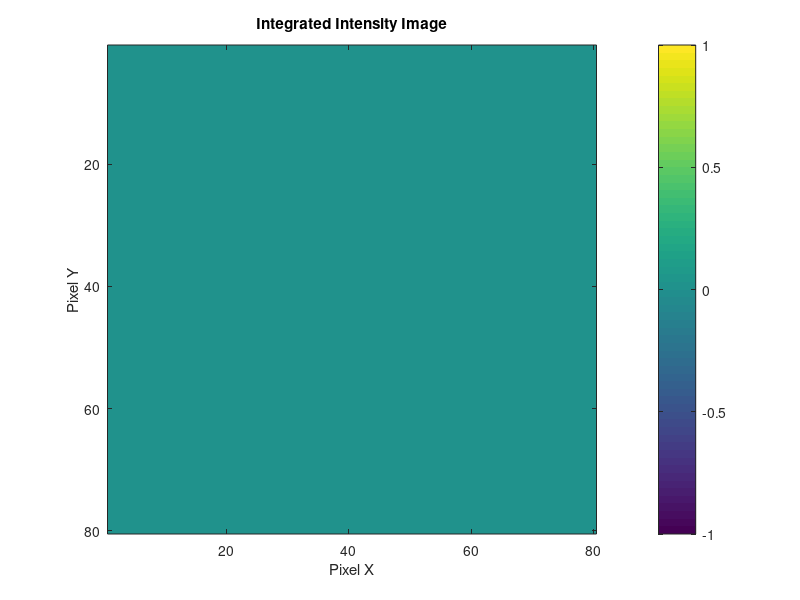

Write MATLAB code to recreate this figure. (Note: this script raises an error after producing the figure.)

clear; clc; close all;

dataFolder = 'C:\Users\padra\Desktop\MATLABMcXtrace';

Nx = 80;
Ny = 80;
numBins = 750;

pixelSize = 0.25e-3;    
f = 0.1;                
A = 0.4;
phi_deg = 3.92;
phi = deg2rad(phi_deg);

exposureTime = 300;       

Emin = 1;
Emax = 130;
energy = linspace(Emin, Emax, numBins);

% Preallocating 3D Data Cube
detectorCube = zeros(Nx, Ny, numBins);

% Loading .epsd files
disp('Loading EPSD files into 3D cube...');

for k = 1:numBins

    fileIndex = k - 1;
    filename = fullfile(dataFolder, sprintf('HEXITEC.epsd_%03d', fileIndex));

    if exist(filename, 'file')

        data = readmatrix(filename, 'FileType', 'text', 'CommentStyle', '#');

        [rows, cols] = size(data);

        if rows == 3*Nx
            intensityData = data(1:Nx, :);
        elseif rows == Nx
            intensityData = data;
        else
            error('Unexpected EPSD dimensions in %s: %d x %d', filename, rows, cols);
        end

        detectorCube(:,:,k) = intensityData;

    else
        warning('Missing file: %s', filename);
    end
end

disp('All files loaded.');
disp(['Cube size: ', mat2str(size(detectorCube))]);

% Generation of Total Intensity Image

totalImage = sum(detectorCube, 3);

figure;
imagesc(totalImage);
axis image;
colorbar;
title('Integrated Intensity Image');
xlabel('Pixel X');
ylabel('Pixel Y');

% Creation of Detector Coordinates

x = ((1:Nx) - (Nx+1)/2) * pixelSize;
y = ((1:Ny) - (Ny+1)/2) * pixelSize;

[X, Y] = meshgrid(x, y);

R = sqrt(X.^2 + Y.^2);

% Sample Distance, z = A * r / (r + f * tan(phi))

zMap = (A .* R) ./ (R + f * tan(phi));

%Scattering Angle 

twothetaMap = (atan(R ./ f) + phi);   % radians
twothetaMap(twothetaMap <= 0) = NaN;

% d-spacing AND z bin axes

% d-spacing axis (Å)
dMin = 0.5;
dMax = 6.0;
numDBins = 150;
dAxis = linspace(dMin, dMax, numDBins);

% z axis (m)
zMin = min(zMap(:));
zMax = max(zMap(:));
numZBins = 100;
zAxis = linspace(zMin, zMax, numZBins);
zAxis_mm = zAxis * 1e3;

% Accumulating Intensity into (d, z) space

intensity_dz = zeros(numDBins, numZBins);

disp('Generating d-spacing vs sample distance (z) map...');

for k = 1:numBins

    E = energy(k);                     % keV
    slice = detectorCube(:,:,k);

    dMap = 6.2 ./ (E .* sin(twothetaMap));

    % Flatten
    dVals = dMap(:);
    zVals = zMap(:);
    iVals = slice(:);

    % Valid values only
    valid = isfinite(dVals) & isfinite(zVals) & iVals > 0;

    dVals = dVals(valid);
    zVals = zVals(valid);
    iVals = iVals(valid);

    % Bin indices
    dIdx = discretize(dVals, dAxis);
    zIdx = discretize(zVals, zAxis);

    % Accumulate intensity
    for n = 1:length(iVals)
        if ~isnan(dIdx(n)) && ~isnan(zIdx(n))
            intensity_dz(dIdx(n), zIdx(n)) = ...
                intensity_dz(dIdx(n), zIdx(n)) + iVals(n);
        end
    end
end

disp('d–z intensity map completed.');

% d-Spacing vs Sample Distance HeatMap

figure;
imagesc(zAxis_mm, dAxis, intensity_dz);
set(gca, 'YDir', 'normal');
colorbar;

xlabel('Sample distance z (mm)');
xlim([50 200]);

ylabel('d-spacing (Å)');
title('d-spacing vs Sample Distance (z) Intensity Map');

% Selection of Ring Radii

disp('Please select TWO points on the diffraction rings in the image.');

figure; 
imagesc(totalImage); 
axis image; 
colorbar;
title('Click TWO points on the diffraction rings');

% ginput returns [x, y] coordinates of mouse clicks in axes units
[clickX, clickY] = ginput(2);

% Convert clicked pixel coordinates to distances from image center
centerX = (Nx+1)/2;
centerY = (Ny+1)/2;

ringRadius1 = sqrt((clickX(1)-centerX)^2 + (clickY(1)-centerY)^2) * pixelSize;
ringRadius2 = sqrt((clickX(2)-centerX)^2 + (clickY(2)-centerY)^2) * pixelSize;

disp(['Selected ring radii: ', num2str(ringRadius1), ' m and ', num2str(ringRadius2), ' m']);

tolerance = 0.001;

ringMask1 = (R > ringRadius1 - tolerance) & (R < ringRadius1 + tolerance);
ringMask2 = (R > ringRadius2 - tolerance) & (R < ringRadius2 + tolerance);

% Integrate Intensity vs Energy for Each Ring

intensity1 = zeros(1, numBins);
intensity2 = zeros(1, numBins);

for k = 1:numBins
    imageSlice = detectorCube(:,:,k);
    intensity1(k) = sum(imageSlice(ringMask1));
    intensity2(k) = sum(imageSlice(ringMask2));
end

% Counts per second

cps1 = intensity1 / exposureTime;
cps2 = intensity2 / exposureTime;

% Calculation of d-spacing

twoTheta1 = atan(ringRadius1 / f) + phi;
twoTheta2 = atan(ringRadius2 / f) + phi;

theta1 = twoTheta1 / 2;
theta2 = twoTheta2 / 2;

d1 = 6.199 ./ (energy .* sin(theta1));
d2 = 6.199 ./ (energy .* sin(theta2));

% Smoothening Data

cps1s = smooth(cps1, 5);
cps2s = smooth(cps2, 5);

% 1D Diffractograms

figure;
plot(d1, cps1s, 'LineWidth', 2); hold on;
plot(d2, cps2s, 'LineWidth', 2);
xlabel('d-spacing (Å)');
ylabel('Counts per second');
title('Diffractograms for C_diamond.laz and Si.laz');
legend('C_diamond.laz', 'Si.laz');
grid on;
xlim([0 15]);
%xticks(0:1:3); 
